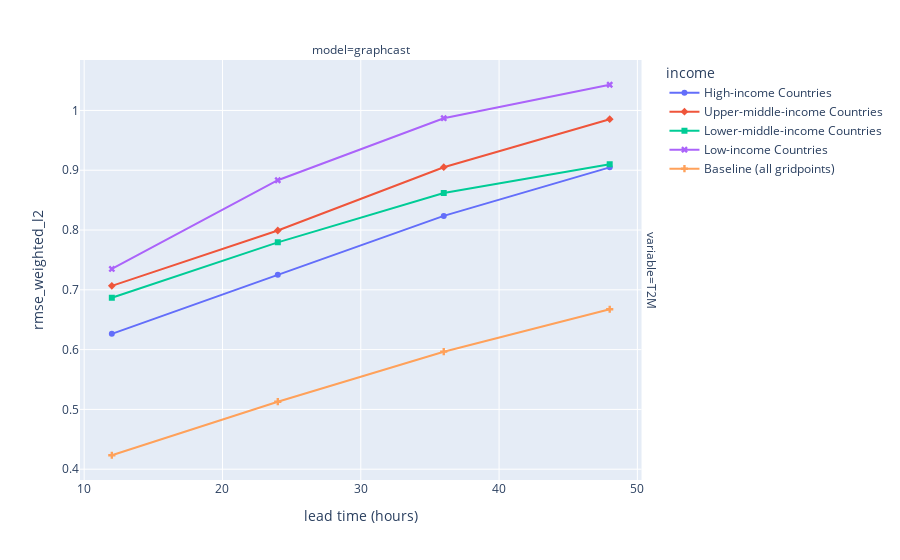

Notebook code cell kept with this figure:
### Markdown cell above
## Investigating Systemic Bias

We will now look to see if there are any persistent biases in GraphCast performance when grouping territories by their income level. It is easy to visualize any such trends with SAFE.

### Code cell
safe.viz.viz_metrics.incomes(metrics)

### Figure 1 — Plotly figure (JSON) as saved in the notebook; plotly's stock layout.template omitted (floating-point values rounded to 4 significant figures)
{"data": [{"hovertemplate": "income=High-income Countries<br>variable=T2M<br>model=graphcast<br>lead time (hours)=%{x}<br>rmse_weighted_l2=%{y}<extra></extra>", "legendgroup": "High-income Countries", "line": {"color": "#636efa", "dash": "solid"}, "marker": {"symbol": "circle"}, "mode": "lines+markers", "name": "High-income Countries", "orientation": "v", "showlegend": true, "type": "scatter", "x": [12.0, 24.0, 36.0, 48.0], "xaxis": "x", "y": [0.6264, 0.7252, 0.8237, 0.9048], "yaxis": "y"}, {"hovertemplate": "income=Upper-middle-income Countries<br>variable=T2M<br>model=graphcast<br>lead time (hours)=%{x}<br>rmse_weighted_l2=%{y}<extra></extra>", "legendgroup": "Upper-middle-income Countries", "line": {"color": "#EF553B", "dash": "solid"}, "marker": {"symbol": "diamond"}, "mode": "lines+markers", "name": "Upper-middle-income Countries", "orientation": "v", "showlegend": true, "type": "scatter", "x": [12.0, 24.0, 36.0, 48.0], "xaxis": "x", "y": [0.7066, 0.7992, 0.905, 0.9854], "yaxis": "y"}, {"hovertemplate": "income=Lower-middle-income Countries<br>variable=T2M<br>model=graphcast<br>lead time (hours)=%{x}<br>rmse_weighted_l2=%{y}<extra></extra>", "legendgroup": "Lower-middle-income Countries", "line": {"color": "#00cc96", "dash": "solid"}, "marker": {"symbol": "square"}, "mode": "lines+markers", "name": "Lower-middle-income Countries", "orientation": "v", "showlegend": true, "type": "scatter", "x": [12.0, 24.0, 36.0, 48.0], "xaxis": "x", "y": [0.6869, 0.7794, 0.8619, 0.9098], "yaxis": "y"}, {"hovertemplate": "income=Low-income Countries<br>variable=T2M<br>model=graphcast<br>lead time (hours)=%{x}<br>rmse_weighted_l2=%{y}<extra></extra>", "legendgroup": "Low-income Countries", "line": {"color": "#ab63fa", "dash": "solid"}, "marker": {"symbol": "x"}, "mode": "lines+markers", "name": "Low-income Countries", "orientation": "v", "showlegend": true, "type": "scatter", "x": [12.0, 24.0, 36.0, 48.0], "xaxis": "x", "y": [0.7349, 0.8833, 0.987, 1.043], "yaxis": "y"}, {"hovertemplate": "income=Baseline (all gridpoints)<br>variable=T2M<br>model=graphcast<br>lead time (hours)=%{x}<br>rmse_weighted_l2=%{y}<extra></extra>", "legendgroup": "Baseline (all gridpoints)", "line": {"color": "#FFA15A", "dash": "solid"}, "marker": {"symbol": "cross"}, "mode": "lines+markers", "name": "Baseline (all gridpoints)", "orientation": "v", "showlegend": true, "type": "scatter", "x": [12.0, 24.0, 36.0, 48.0], "xaxis": "x", "y": [0.4233, 0.5129, 0.5966, 0.6675], "yaxis": "y"}], "layout": {"annotations": [{"font": {}, "showarrow": false, "text": "model=graphcast", "x": 0.49, "xanchor": "center", "xref": "paper", "y": 1, "yanchor": "bottom", "yref": "paper"}, {"font": {}, "showarrow": false, "text": "variable=T2M", "textangle": 90, "x": 0.98, "xanchor": "left", "xref": "paper", "y": 0.5, "yanchor": "middle", "yref": "paper"}], "legend": {"title": {"text": "income"}, "tracegroupgap": 0}, "margin": {"t": 60}, "xaxis": {"anchor": "y", "domain": [0, 0.98], "title": {"text": "lead time (hours)"}}, "yaxis": {"anchor": "x", "domain": [0, 1], "title": {"text": "rmse_weighted_l2"}}}}
